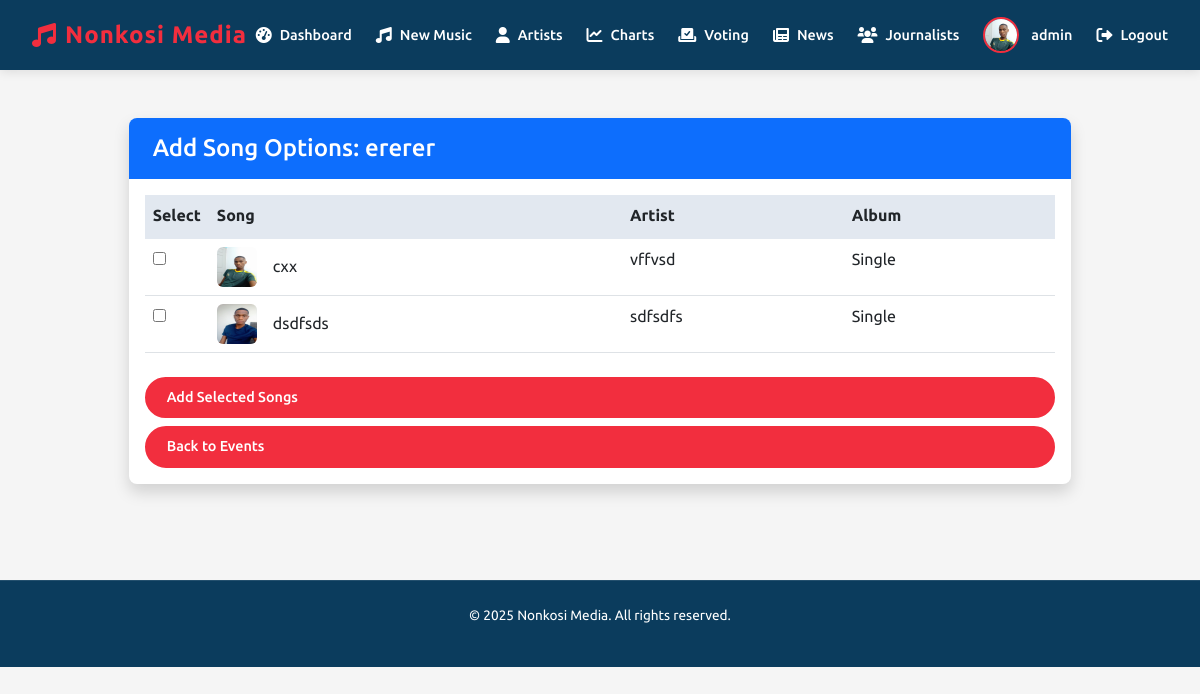
Before: /admin/add_options/5 (signed in) with the older database file.
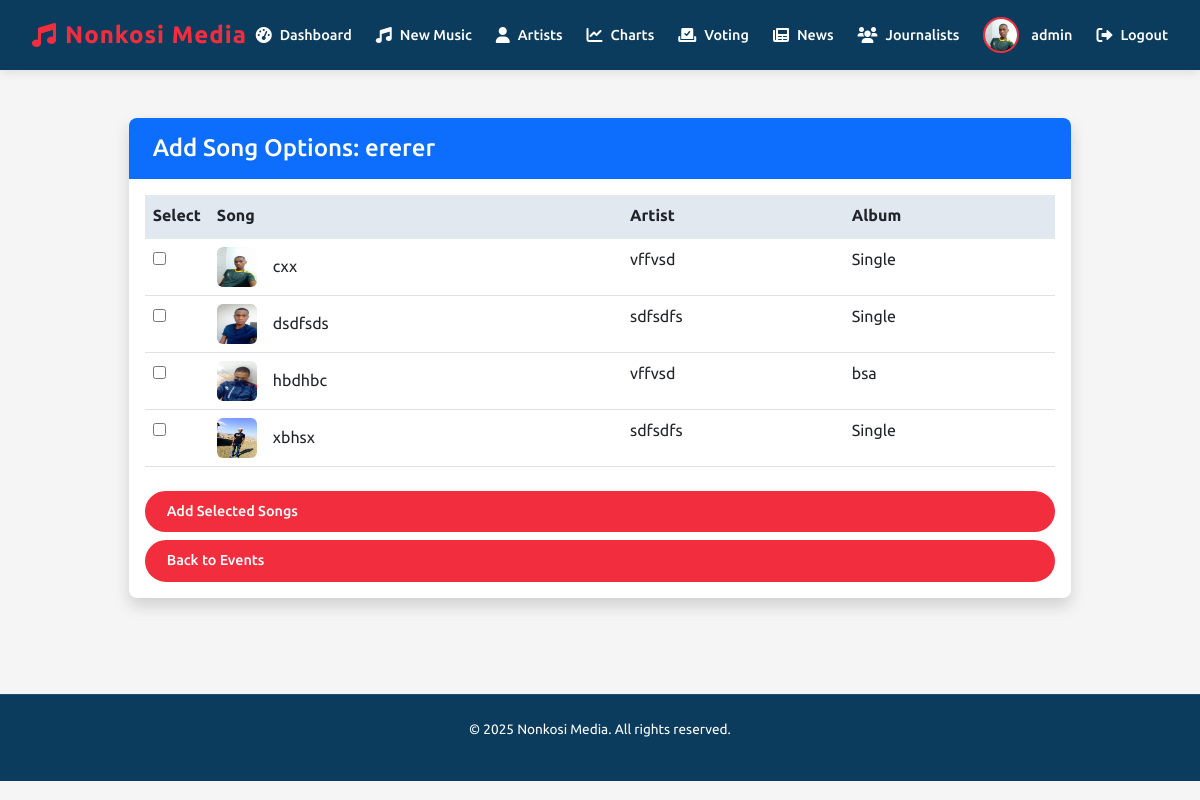
After: the same page with the newer database file.
### app.py (models this page shows)
class Song(db.Model):
    id = db.Column(db.Integer, primary_key=True)
    title = db.Column(db.String(100), nullable=False)
    genre = db.Column(db.String(50), nullable=False)
    album = db.Column(db.String(100))  # New field - can be null for singles
    release_date = db.Column(db.DateTime, nullable=False, default=datetime.utcnow)
    cover_image = db.Column(db.String(20), nullable=False)
    spotify_link = db.Column(db.String(200))
    youtube_link = db.Column(db.String(200))
    artist_id = db.Column(db.Integer, db.ForeignKey('artist.id'), nullable=False)
    chart_position = db.Column(db.Integer)

class Artist(db.Model):
    id = db.Column(db.Integer, primary_key=True)
    name = db.Column(db.String(100), nullable=False)
    bio = db.Column(db.Text, nullable=False)
    image = db.Column(db.String(20), nullable=False, default='artist_default.jpg')
    social_media = db.Column(db.JSON)
    songs = db.relationship('Song', backref='artist', lazy=True)
    gigs = db.relationship('Gig', backref='artist', lazy=True)

### app.py (the view, shortened to what this page needs)
@app.route('/admin/add_options/<int:event_id>', methods=['GET', 'POST'])
@login_required
def add_voting_options(event_id):
    if current_user.role != 'admin':
        flash('You are not authorized to access this page', 'error')
        return redirect(url_for('home'))
    event = VoteEvent.query.get_or_404(event_id)
    if event.category in ['song', 'song_of_year']:
        options = Song.query.order_by(Song.title).all()
        return render_template('add_song_options.html', event=event, options=options)
    else:
        options = Artist.query.order_by(Artist.name).all()
        return render_template('add_artist_options.html', event=event, options=options)

### app.py (called while the page is built)
@login_manager.user_loader
def load_user(user_id):
    return User.query.get(int(user_id))

@app.context_processor
def inject_datetime():
    return {'datetime': datetime}

### templates/add_song_options.html (shortened to what this page needs)
<!DOCTYPE html>
<html lang="en">
<head>
  <link rel="stylesheet" href="https://cdnjs.cloudflare.com/ajax/libs/font-awesome/6.0.0/css/all.min.css">
  <link href="https://cdn.jsdelivr.net/npm/bootstrap@5.3.0/dist/css/bootstrap.min.css" rel="stylesheet">
</head>
<body>
  <header class="header">
    <div class="logo">
      <i class="fas fa-music"></i>
      <span>Nonkosi Media</span>
    </div>
    <nav class="nav-links">
      <a href="/admin">
        <i class="fas fa-tachometer-alt"></i>
        <span>Dashboard</span>
      </a>
      <a href="/admin/upcoming_music">
        <i class="fas fa-music"></i>
        <span>New Music</span>
      </a>
      <a href="/admin/artists">
        <i class="fas fa-user"></i>
        <span>Artists</span>
      </a>
      <a href="/admin/charts_manager">
        <i class="fas fa-chart-line"></i>
        <span>Charts</span>
      </a>
      <a href="/admin/voting_events" class="active">
        <i class="fas fa-vote-yea"></i>
        <span>Voting</span>
      </a>
      <a href="/admin/news">
        <i class="fas fa-newspaper"></i>
        <span>News</span>
      </a>
      <a href="/admin/manage_journalists">
        <i class="fas fa-users"></i>
        <span>Journalists</span>
      </a>
      <div class="user-profile">
        <img src="/static/uploads/profile_pics/IMG_20231016_190958~2.jpg" alt="Admin">
        <span>{{ current_user.username }}</span>
      </div>
      <a href="/logout">
        <i class="fas fa-sign-out-alt"></i>
        <span>Logout</span>
      </a>
    </nav>
  </header>
  <main class="container py-5">
    <div class="row justify-content-center">
      <div class="col-md-10">
        <div class="card shadow">
          <div class="card-header bg-primary text-white">
            <h4 class="mb-0">Add Song Options: {{ event.title }}</h4>
          </div>
          <div class="card-body">
            <form method="POST" action="{{ url_for('add_voting_options', event_id=event.id) }}">
              <div class="table-responsive">
                <table class="table table-hover">
                  <thead>
                    <tr>
                      <th width="40px">Select</th>
                      <th>Song</th>
                      <th>Artist</th>
                      <th>Album</th>
                    </tr>
                  </thead>
                  <tbody>
                    {% for song in options %}
                    <tr>
                      <td>
                        <input type="checkbox" name="song_options" value="{{ song.id }}">
                      </td>
                      <td>
                        <div class="d-flex align-items-center">
                          <img src="{{ url_for('static', filename='uploads/profile_pics/' + song.cover_image) }}"
                               alt="{{ song.title }}" width="40" height="40" class="rounded me-3">
                          {{ song.title }}
                        </div>
                      </td>
                      <td>{{ song.artist.name }}</td>
                      <td>{{ song.album or 'Single' }}</td>
                    </tr>
                    {% endfor %}
                  </tbody>
                </table>
              </div>
              <div class="d-grid gap-2 mt-4">
                <button type="submit" class="btn btn-primary">Add Selected Songs</button>
                <a href="{{ url_for('voting_events') }}" class="btn btn-outline-secondary">
                  Back to Events
                </a>
              </div>
            </form>
          </div>
        </div>
      </div>
    </div>
  </main>
  <footer>
    <p>© {{ datetime.now().year }} Nonkosi Media. All rights reserved.</p>
  </footer>
</body>
</html>

Changed rows visible on the page:
added Song: cover_image+title (picture), title "hbdhbc", artist.name "vffvsd", album "bsa"
added Song: cover_image+title (picture), title "xbhsx", artist.name "sdfsdfs", album "Single"
